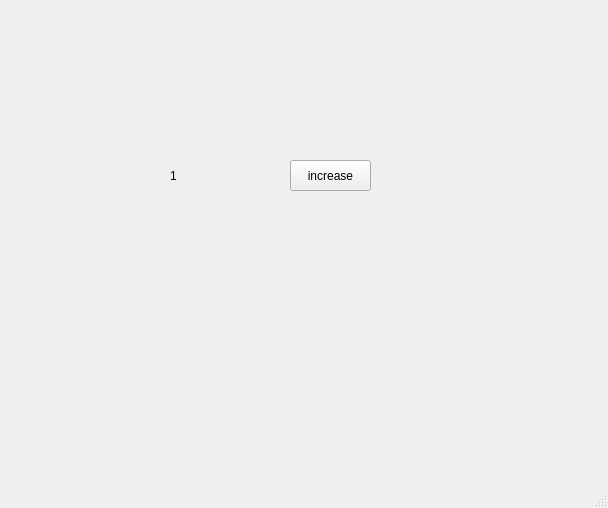
<?xml version="1.0" encoding="UTF-8"?>
<ui version="4.0">
 <class>MainWindow</class>
 <widget class="QMainWindow" name="MainWindow">
  <property name="geometry">
   <rect>
    <x>0</x>
    <y>0</y>
    <width>608</width>
    <height>508</height>
   </rect>
  </property>
  <property name="windowTitle">
   <string>MainWindow</string>
  </property>
  <widget class="QWidget" name="centralwidget">
   <widget class="QPushButton" name="increase">
    <property name="geometry">
     <rect>
      <x>290</x>
      <y>160</y>
      <width>81</width>
      <height>31</height>
     </rect>
    </property>
    <property name="text">
     <string>increase</string>
    </property>
   </widget>
   <widget class="QLabel" name="lbl">
    <property name="geometry">
     <rect>
      <x>170</x>
      <y>160</y>
      <width>71</width>
      <height>31</height>
     </rect>
    </property>
    <property name="text">
     <string>1</string>
    </property>
   </widget>
  </widget>
  <widget class="QMenuBar" name="menubar">
   <property name="geometry">
    <rect>
     <x>0</x>
     <y>0</y>
     <width>608</width>
     <height>21</height>
    </rect>
   </property>
  </widget>
  <widget class="QStatusBar" name="statusbar"/>
 </widget>
 <resources/>
 <connections/>
</ui>
